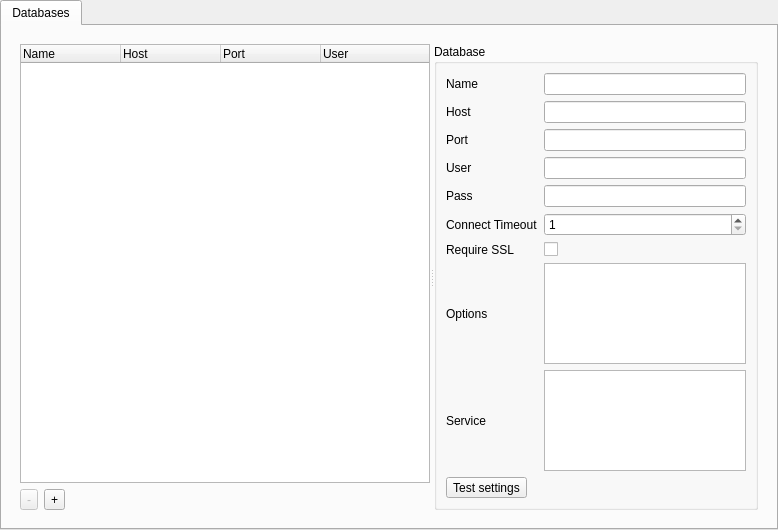
<?xml version="1.0" encoding="UTF-8"?>
<ui version="4.0">
 <class>SettingsTabWidget</class>
 <widget class="QTabWidget" name="SettingsTabWidget">
  <property name="geometry">
   <rect>
    <x>0</x>
    <y>0</y>
    <width>778</width>
    <height>530</height>
   </rect>
  </property>
  <property name="windowTitle">
   <string>Settings</string>
  </property>
  <property name="currentIndex">
   <number>0</number>
  </property>
  <widget class="QWidget" name="tabDatabases">
   <attribute name="title">
    <string>Databases</string>
   </attribute>
   <layout class="QGridLayout" name="gridLayout">
    <item row="0" column="1">
     <widget class="QWidget" name="widget" native="true">
      <layout class="QGridLayout" name="gridLayout_5">
       <item row="0" column="0">
        <widget class="QSplitter" name="splitter">
         <property name="orientation">
          <enum>Qt::Horizontal</enum>
         </property>
         <widget class="QWidget" name="gridLayoutWidget">
          <layout class="QGridLayout" name="gridLayoutDatabases">
           <item row="0" column="0" colspan="3">
            <widget class="QTreeWidget" name="databasesTreeWidget">
             <property name="minimumSize">
              <size>
               <width>410</width>
               <height>0</height>
              </size>
             </property>
             <property name="editTriggers">
              <set>QAbstractItemView::NoEditTriggers</set>
             </property>
             <column>
              <property name="text">
               <string>Name</string>
              </property>
             </column>
             <column>
              <property name="text">
               <string>Host</string>
              </property>
             </column>
             <column>
              <property name="text">
               <string>Port</string>
              </property>
             </column>
             <column>
              <property name="text">
               <string>User</string>
              </property>
             </column>
            </widget>
           </item>
           <item row="1" column="0">
            <widget class="QToolButton" name="buttonDelete">
             <property name="enabled">
              <bool>false</bool>
             </property>
             <property name="text">
              <string>-</string>
             </property>
            </widget>
           </item>
           <item row="1" column="1">
            <widget class="QToolButton" name="buttonAdd">
             <property name="text">
              <string>+</string>
             </property>
            </widget>
           </item>
           <item row="1" column="2">
            <spacer name="horizontalSpacer">
             <property name="orientation">
              <enum>Qt::Horizontal</enum>
             </property>
             <property name="sizeHint" stdset="0">
              <size>
               <width>40</width>
               <height>20</height>
              </size>
             </property>
            </spacer>
           </item>
          </layout>
         </widget>
         <widget class="QGroupBox" name="groupBoxDatabase">
          <property name="title">
           <string>Database</string>
          </property>
          <layout class="QGridLayout" name="gridLayout_2">
           <item row="5" column="1">
            <widget class="QSpinBox" name="spinBoxConnectTimeout">
             <property name="minimum">
              <number>1</number>
             </property>
             <property name="maximum">
              <number>60</number>
             </property>
            </widget>
           </item>
           <item row="6" column="0">
            <widget class="QLabel" name="labelRequireSSL">
             <property name="text">
              <string>Require SSL</string>
             </property>
             <property name="buddy">
              <cstring>checkBoxRequireSSL</cstring>
             </property>
            </widget>
           </item>
           <item row="8" column="1">
            <widget class="QPlainTextEdit" name="plainTextEditService"/>
           </item>
           <item row="1" column="1">
            <widget class="QLineEdit" name="lineEditHost"/>
           </item>
           <item row="7" column="0">
            <widget class="QLabel" name="labelOptions">
             <property name="text">
              <string>Options</string>
             </property>
             <property name="buddy">
              <cstring>plainTextEditOptions</cstring>
             </property>
            </widget>
           </item>
           <item row="5" column="0">
            <widget class="QLabel" name="labelConnectTimeout">
             <property name="text">
              <string>Connect Timeout</string>
             </property>
             <property name="buddy">
              <cstring>spinBoxConnectTimeout</cstring>
             </property>
            </widget>
           </item>
           <item row="3" column="0">
            <widget class="QLabel" name="labelUser">
             <property name="text">
              <string>User</string>
             </property>
             <property name="buddy">
              <cstring>lineEditUser</cstring>
             </property>
            </widget>
           </item>
           <item row="0" column="0">
            <widget class="QLabel" name="labelName">
             <property name="text">
              <string>Name</string>
             </property>
             <property name="buddy">
              <cstring>lineEditName</cstring>
             </property>
            </widget>
           </item>
           <item row="2" column="1">
            <widget class="QLineEdit" name="lineEditPort"/>
           </item>
           <item row="1" column="0">
            <widget class="QLabel" name="labelHost">
             <property name="text">
              <string>Host</string>
             </property>
             <property name="buddy">
              <cstring>lineEditHost</cstring>
             </property>
            </widget>
           </item>
           <item row="0" column="1">
            <widget class="QLineEdit" name="lineEditName"/>
           </item>
           <item row="4" column="0">
            <widget class="QLabel" name="labelPass">
             <property name="text">
              <string>Pass</string>
             </property>
             <property name="buddy">
              <cstring>lineEditPass</cstring>
             </property>
            </widget>
           </item>
           <item row="4" column="1">
            <widget class="QLineEdit" name="lineEditPass">
             <property name="echoMode">
              <enum>QLineEdit::Password</enum>
             </property>
            </widget>
           </item>
           <item row="3" column="1">
            <widget class="QLineEdit" name="lineEditUser"/>
           </item>
           <item row="8" column="0">
            <widget class="QLabel" name="labelService">
             <property name="text">
              <string>Service</string>
             </property>
             <property name="buddy">
              <cstring>plainTextEditService</cstring>
             </property>
            </widget>
           </item>
           <item row="6" column="1">
            <widget class="QCheckBox" name="checkBoxRequireSSL">
             <property name="text">
              <string/>
             </property>
            </widget>
           </item>
           <item row="2" column="0">
            <widget class="QLabel" name="labelPort">
             <property name="text">
              <string>Port</string>
             </property>
             <property name="buddy">
              <cstring>lineEditPort</cstring>
             </property>
            </widget>
           </item>
           <item row="7" column="1">
            <widget class="QPlainTextEdit" name="plainTextEditOptions"/>
           </item>
           <item row="9" column="0" colspan="2">
            <layout class="QHBoxLayout" name="horizontalLayout_2">
             <item>
              <widget class="QToolButton" name="buttonTest">
               <property name="text">
                <string>Test settings</string>
               </property>
              </widget>
             </item>
             <item>
              <widget class="QLabel" name="labelTestOutput">
               <property name="text">
                <string/>
               </property>
              </widget>
             </item>
            </layout>
           </item>
          </layout>
         </widget>
        </widget>
       </item>
      </layout>
     </widget>
    </item>
   </layout>
  </widget>
 </widget>
 <tabstops>
  <tabstop>databasesTreeWidget</tabstop>
  <tabstop>buttonDelete</tabstop>
  <tabstop>buttonAdd</tabstop>
  <tabstop>lineEditName</tabstop>
  <tabstop>lineEditHost</tabstop>
  <tabstop>lineEditPort</tabstop>
  <tabstop>lineEditUser</tabstop>
  <tabstop>lineEditPass</tabstop>
  <tabstop>spinBoxConnectTimeout</tabstop>
  <tabstop>checkBoxRequireSSL</tabstop>
  <tabstop>plainTextEditOptions</tabstop>
  <tabstop>plainTextEditService</tabstop>
 </tabstops>
 <resources/>
 <connections>
  <connection>
   <sender>buttonTest</sender>
   <signal>clicked()</signal>
   <receiver>labelTestOutput</receiver>
   <slot>clear()</slot>
   <hints>
    <hint type="sourcelabel">
     <x>497</x>
     <y>496</y>
    </hint>
    <hint type="destinationlabel">
     <x>607</x>
     <y>499</y>
    </hint>
   </hints>
  </connection>
 </connections>
</ui>
